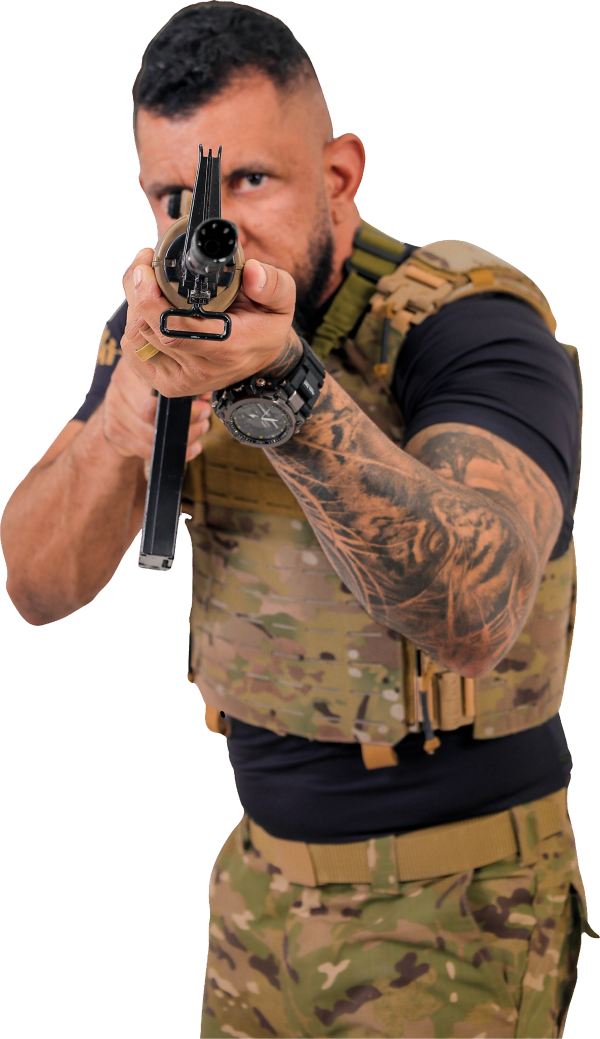
#> input picture assets/professor.png, 1800 x 3117 px, found by its file name (shown at 1/3 size)
$ python cutout.py
#> lines starting #> are read from the running program, lines starting #| are printed output that depends on the picture; after the words box and inside, x2 and y2 are one past the last pixel; in counts of white or black regions, pixels touching at a corner belong together
"""Remove o fundo preto do PNG do professor (recorte real, com borda suavizada)."""
import numpy as np
from PIL import Image
from scipy import ndimage

SRC = r"assets\professor.png"
BAK = r"assets\professor-original.png"
OUT = r"assets\professor.png"
MAXW = 1800

im = Image.open(SRC).convert("RGB")
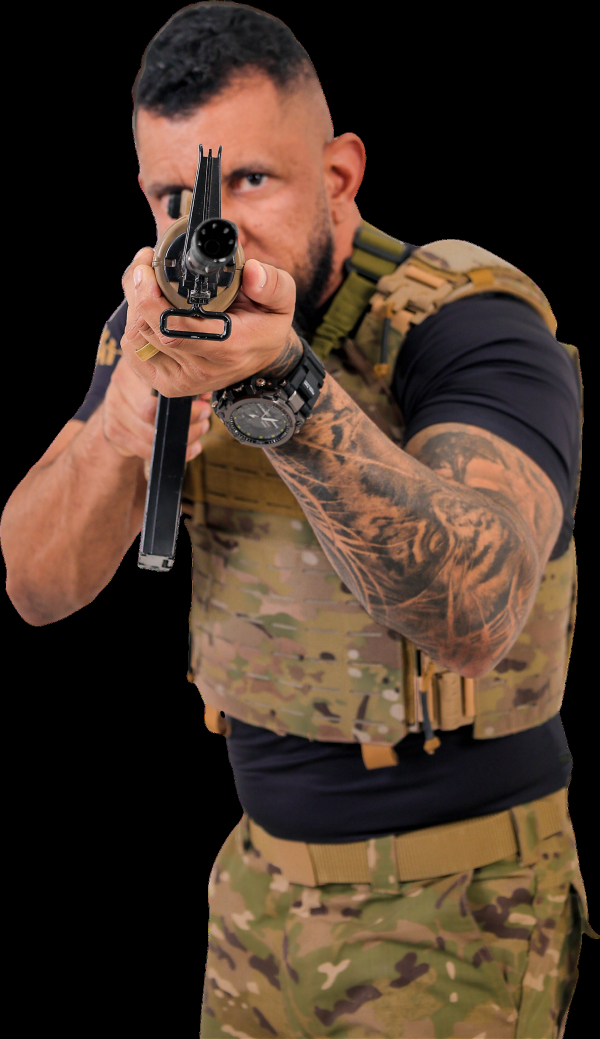
#> im: PIL image 1800x3117 RGB (shown at 1/3 size); mean R, G, B 72.8, 54.2, 41.7
im.save(BAK)                      # guarda o original antes de sobrescrever
print("original:", im.size)
#| original: (1800, 3117)

a = np.asarray(im).astype(np.float32)
luma = a[..., 0] * .299 + a[..., 1] * .587 + a[..., 2] * .114
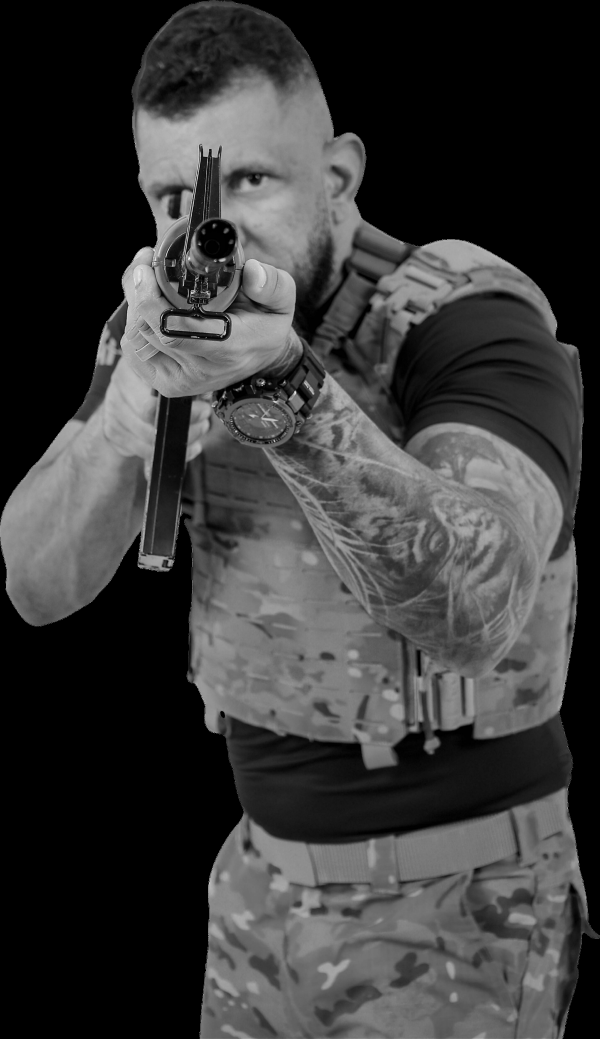
#> luma: shape (3117, 1800) float32 (shown at 1/3 size); min 0, max 255, mean 58.3

# 1) candidatos a fundo: quase preto
dark = luma < 30
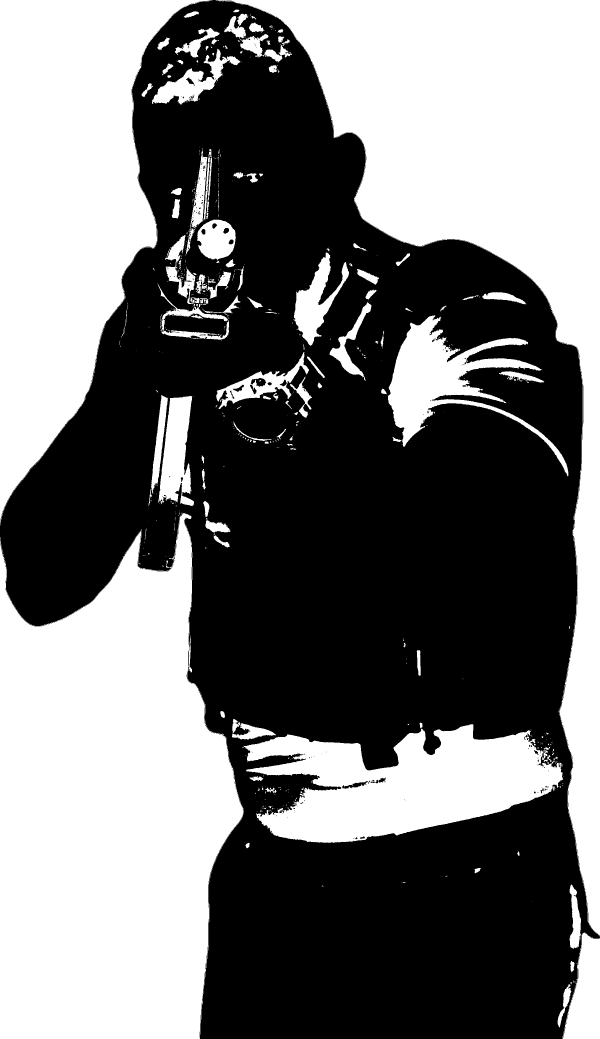
#> dark: shape (3117, 1800) bool (shown at 1/3 size); 46.3% white; 665 white regions (510 under 20 px), largest, box (x1, y1, x2, y2) and area: (0, 1538, 732, 3117) 854703, (647, 0, 1800, 2810) 772499, (0, 0, 638, 1568) 518435

# 2) só o preto CONECTADO À borda é fundo (preserva camisa/colete escuros do Everton)
lbl, n = ndimage.label(dark)
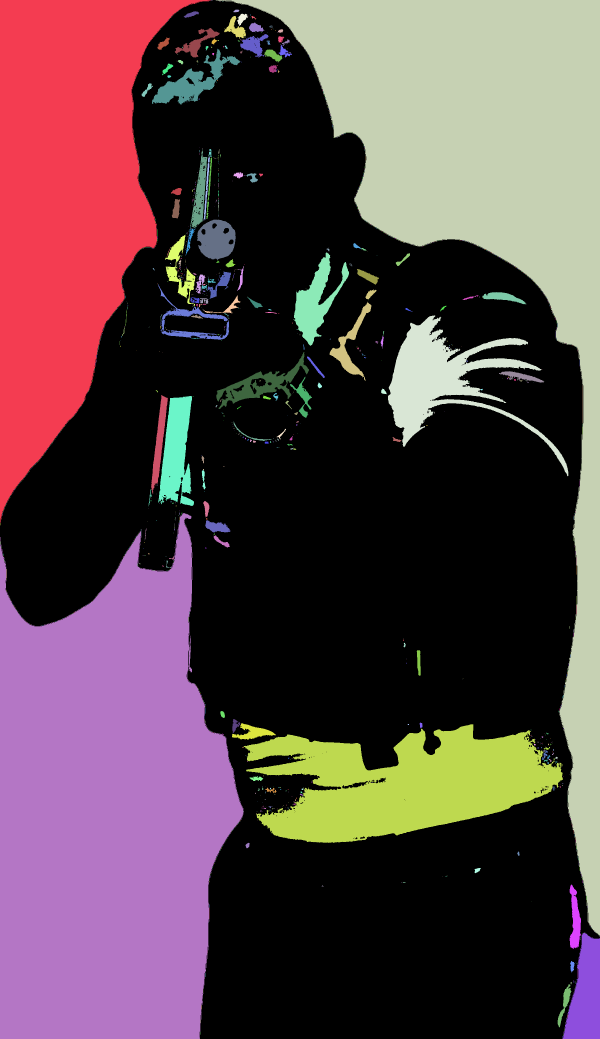
#> lbl: shape (3117, 1800) int32 (shown at 1/3 size); 2293 distinct labels, from 0 to 2292; one colour per label, 0 black
#> n = 2292
border = np.unique(np.concatenate([lbl[0], lbl[-1], lbl[:, 0], lbl[:, -1]]))
#> border = [0, 1, 2, 3, 1489, 1509, 1546, 2240, 2249]
border = border[border != 0]
#> border = [1, 2, 3, 1489, 1509, 1546, 2240, 2249]
bg = np.isin(lbl, border)
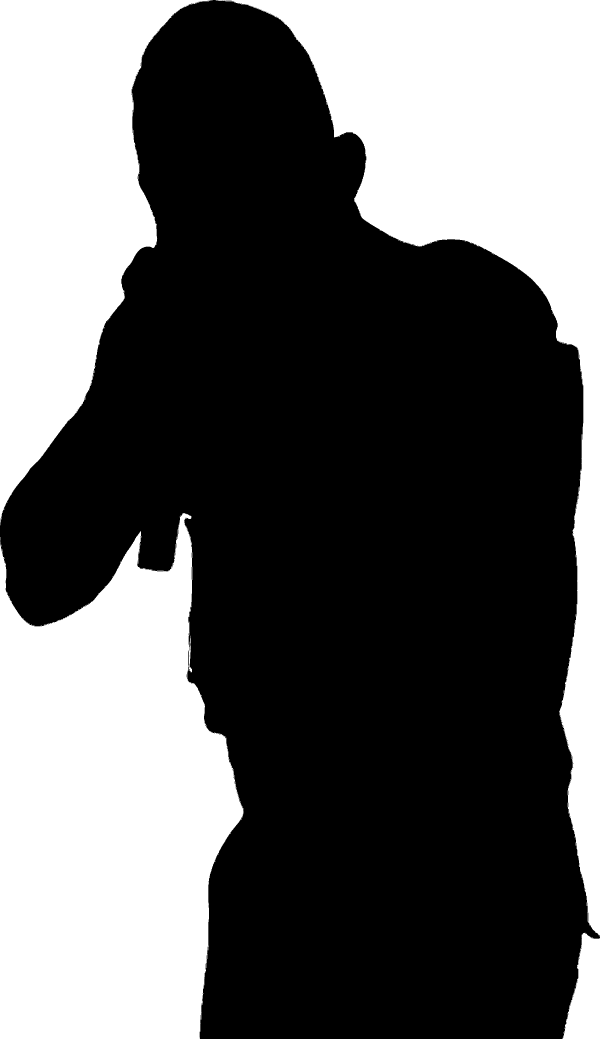
#> bg: shape (3117, 1800) bool (shown at 1/3 size); 38.6% white; 7 white regions (3 under 20 px), largest, box (x1, y1, x2, y2) and area: (0, 1539, 731, 3117) 853792, (647, 0, 1800, 2807) 770859, (0, 0, 638, 1568) 517613, (1687, 2798, 1800, 3117) 24206

# fecha buracos pequenos que sobraram dentro do sujeito
subject = ndimage.binary_fill_holes(~bg)

# 3) alpha: encolhe 1px (mata a franja preta) e suaviza a borda
alpha = ndimage.binary_erosion(subject, iterations=1).astype(np.float32)
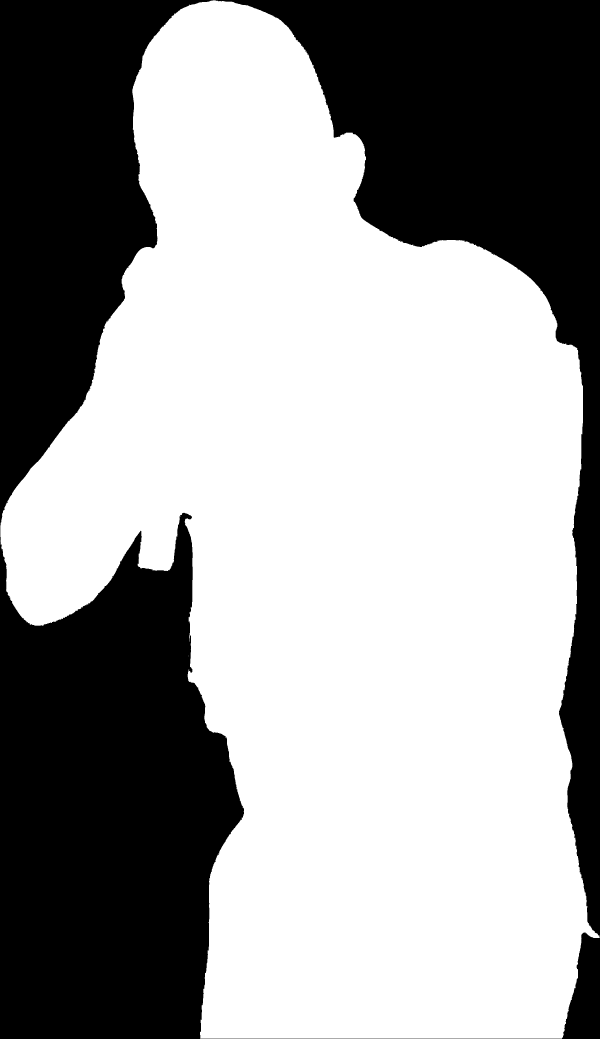
#> alpha: shape (3117, 1800) float32 (shown at 1/3 size); values 0 (black) and 1 (white), 61.2% white; 1 black region, box (x1, y1, x2, y2) and area: (0, 0, 1800, 3117) 2178934
alpha = ndimage.gaussian_filter(alpha, sigma=1.2)
alpha = np.clip((alpha - .35) / .45, 0, 1)

# 4) despill: clareia levemente os pixels de borda contaminados pelo preto
edge = (alpha > .05) & (alpha < .95)
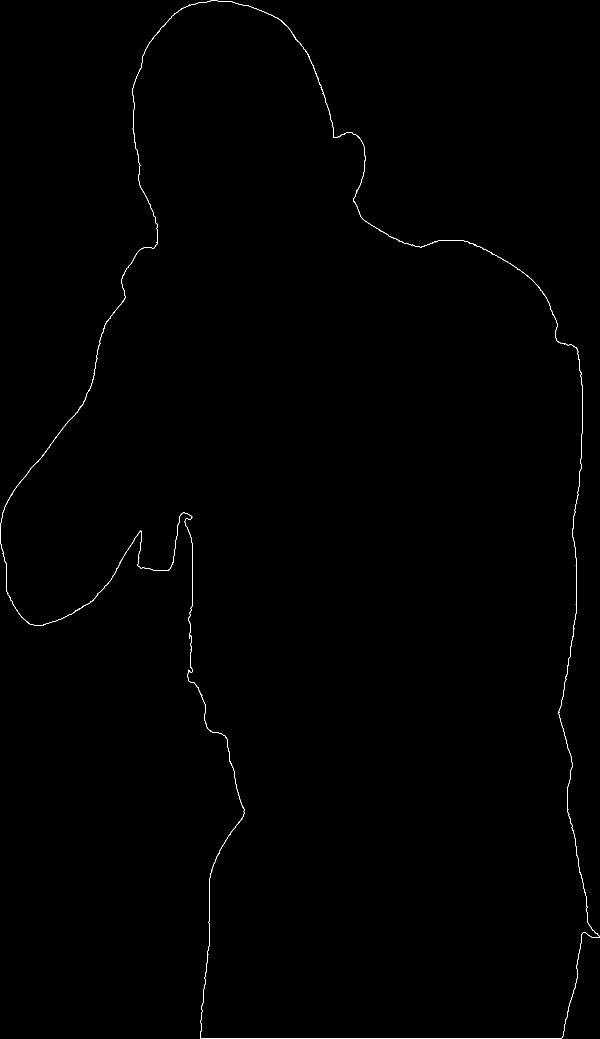
#> edge: shape (3117, 1800) bool (shown at 1/3 size); 0.24% white in thin lines or dots
a[edge] = np.clip(a[edge] * 1.18, 0, 255)

rgba = np.dstack([a, alpha * 255]).astype(np.uint8)
out = Image.fromarray(rgba, "RGBA")

# 5) recorta o excesso transparente e reduz para tamanho web
bbox = out.getbbox()
#> bbox = (0, 0, 1800, 3117)
out = out.crop(bbox)
if out.width > MAXW:
    out = out.resize((MAXW, round(out.height * MAXW / out.width)), Image.LANCZOS)

out.save(OUT, optimize=True)
print("recortado:", out.size)
#| recortado: (1800, 3117)
